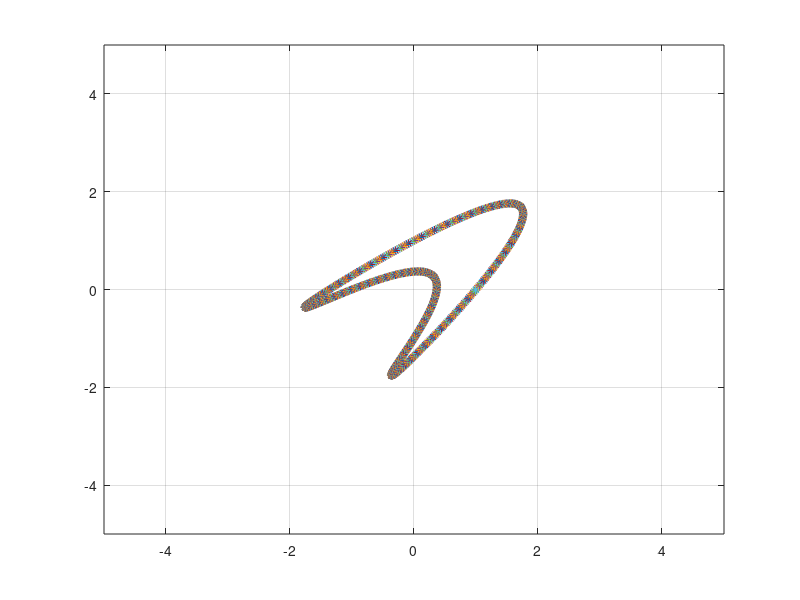

This figure's MATLAB source:
x0 = 10; y0 = 10 ; R=20; pi = 3.1416

for t = 0:0.01:2*pi
    X = sin(2*t) + cos(t);
    Y = sin(2*t) + sin(t);
    r = sqrt(X^2 + Y^2);
    an = atan2(Y,X);
    xp = r * cos(an);
    yp = r * sin(an);
    axis([-5 5 -5 5]);
    plot(xp,yp,'*');
    pause(0.001);
    hold on
    grid on
end
